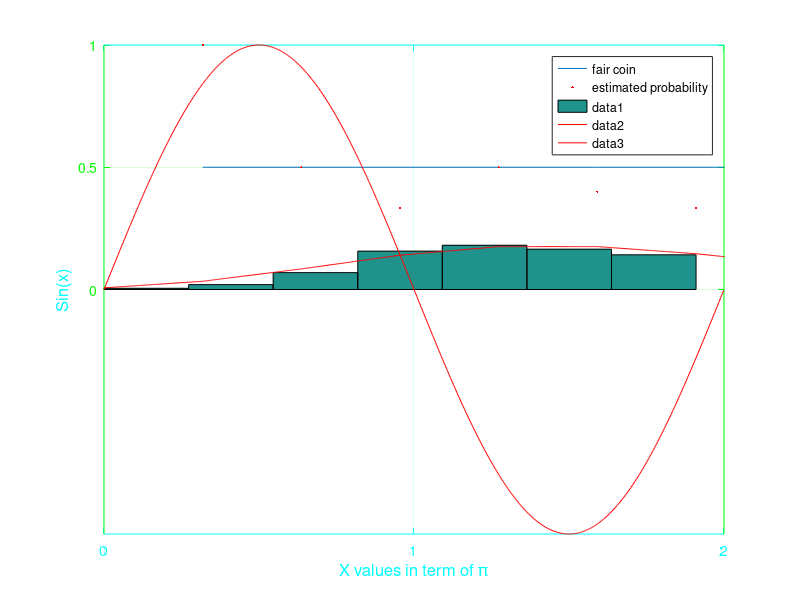

This figure's MATLAB source:
y=randn(1,500)%creats a vector of 500 random numbers with normal distribution.
x=2+5*y%creates a vector with mean 2 and sdt 5 along with normal distribution.
mean(x)%find the mean of x,to check whether it is 2 or not.
std(x)%finds std of x,to chech whether it is 5 or not.


T_H=[0,1];%head is 1 and 0 is tail
coin_tose=randi(T_H,1,5000);%coinSimulation
s=cumsum(coin_tose);
t=[1:5000];
p=s./t;%probability 
plot(t,0.5*ones(1,length(t)))%plotting fair coin probability
hold on
plot(p,'.r','markersize',5)%ploting estimated probability
legend('fair coin','estimated probability')

x=poissrnd(5,1,1000);%generating poisson distributed numbers
hist(x,14,1);%histogram with normalization
hold on
y=poisspdf(x,5);%estimating the probability density
s=interp1(x,y,[0:0.01:max(x)])%smoothing the curve 
plot([0:0.01:max(x)],s,'r')%ploting poisson distribution


x=[0:0.01:2*pi];%creating x with values from 0 to pi
y=sin(x);%find sin of x
plot(x,y,'r')
xlim([0,2*pi])%setting x limits
set(gca,'xTick',[0 pi 2*pi])%changing xtick of current axis
set(gca,'xTicklabel',{'0' '1' '2'})%changing xticklable of current axis
set(gca,'yTick',[0:0.5:1])%changing ytick of current axis
grid on%turning on the grid
set(gca,'ycolor','g')%changing color of current yaxis
set(gca,'xcolor','c')%changing color of current xaxis
set(gca,'color','k')%changing background color
set(gcf,'color',[0.4 0.4 0.4])%changing figure color
title({'One sine wave from 0 to2\pi'},'FontSize',14,'Color','w','FontWeight','bold')
xlabel({'X values in term of \pi'},'FontSize',12,'Color','c')%formating the xlabel
ylabel({'Sin(x)'},'FontSize',12,'Color','c')%formating ylabel



